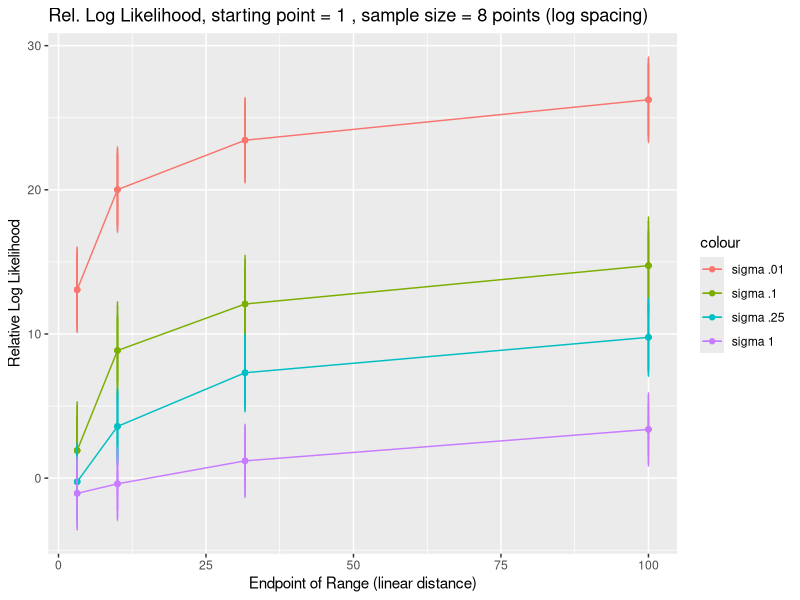

This chart was generated by the following R code:
library(ggplot2)
require(reshape2)

# To generate noisy data, we use a 1D power law model with alpha = 1.5, xbar = 1, mu = .1, and rho = 10
powerfunction <- function(x){(gamma(2.5)/(2*pi))*sin(pi*1.5/2)*x^-2.5}
expfunction <- function(x){exp(-x)/(4*10*.1*1 + 1)}
num_sigma <- 8 # number of distinct noise strengths considered.  We want to see how differences in model log likelihoods vary with the amount of noise
index_to_sigma <- data.frame(1, num_sigma)   # relates integer index to noise in subset of data
num_distance_points <- 5 # number of distinct spatial points in sample
num_point_spreads <- 4   # points are spread evenly across log distances.  
# each increment increases the point spread by half an order of magnitude, 10^.5
starting_point <- 1
# all sets of points start at starting_point
for(i in 1:num_sigma){       # defines index to sigma
if(i == 1){index_to_sigma[1, i] = 0} # dummy entry - this column has distance axis
if(i == 2){index_to_sigma[1, i] = .01}
if(i == 3){index_to_sigma[1, i] = .05}
if(i == 4){index_to_sigma[1, i] = .1}
if(i == 5){index_to_sigma[1, i] = .25}
if(i == 6){index_to_sigma[1, i] = .5}
if(i == 7){index_to_sigma[1, i] = 1}
if(i == 8){index_to_sigma[1, i] = 2.5}
if(i > 8){index_to_sigma[1, i] = 5}
}
#power_law_model_linear_input  <- function(x, xbar, rho, mu) {(gamma(2.5)/(2*pi))*sin(pi*1.5/2)*((x/abs(xbar))^-2.5)/abs(xbar*rho*mu)}
power_law_model_linear_input  <- function(x, xbar, rho, mu, alpha) {(gamma(abs(alpha) + 1)/(2*pi))*sin(pi*abs(alpha)/2)*((x/abs(xbar))^(-abs(alpha) -1))/abs(xbar*rho*mu)}
exponential_model_linear_input  <- function(x, xbar, rho, mu){exp(-x/abs(xbar))/(4*abs(rho*mu*xbar) + 1)}
#power_law_model_log_input  <- function(logx, xbar, rho, mu) {(gamma(2.5)/(2*pi))*sin(pi*1.5/2)*((exp(logx)/abs(xbar))^-2.5)/abs(xbar*rho*mu)}
power_law_model_log_input  <- function(logx, xbar, rho, mu, alpha) {(gamma(abs(alpha) + 1)/(2*pi))*sin(pi*abs(alpha)/2)*((exp(logx)/abs(xbar))^(-abs(alpha) -1))/abs(xbar*rho*mu)}
exponential_model_log_input  <- function(logx, xbar, rho, mu){exp(-exp(logx)/abs(xbar))/(4*abs(rho*mu*xbar) + 1)}
relative_log_likelihood_log_spread_avg <- data.frame(num_point_spreads, num_sigma)
relative_log_likelihood_log_spread_SD <- data.frame(num_point_spreads, num_sigma)
for(i in 1:num_sigma){ for(j in 1:num_point_spreads){relative_log_likelihood_log_spread_avg[j, i] <- 0 }}
# we want to see how the difference in log likelihood between the models varies with the noise in the data and the spread between a fixed number of points.
Num_trials = 100 # We can average over many different random samples to get a sense of expected discrepancy betweeen model fits

someData <- rep(0, num_point_spreads*num_sigma*Num_trials);  
relative_log_likelihood_log_spread_ARRAY <- array(someData, c(num_point_spreads, num_sigma, Num_trials));  



for(Q in 1: Num_trials){
    relative_log_likelihood_log_spread <- data.frame(num_point_spreads, num_sigma)
     for( g in 1:num_point_spreads){ 
       
       relative_log_likelihood_log_spread[g, 1] <- starting_point*exp((g)*.5*log(10))  # this column contains the end point
       power_func_w_noise_log_spread <- data.frame( num_distance_points, num_sigma)
       for(i in 2:num_sigma){ for(j in 1:num_distance_points){
       power_func_w_noise_log_spread[j, 1] <- j # this column just contains log distance
        sigma_var <- index_to_sigma[1,i]
          power_func_w_noise_log_spread[j, i] <- rlnorm(1, meanlog = log(powerfunction(starting_point*exp((g/num_distance_points)*j*.5*log(10)) )) - sigma_var^2/2, sdlog = sigma_var) # this randomly generates noisy data at multiple distances
          }}
    for(i in 2:num_sigma){ 
     dummy_func_power <-  function( xbar, rho, mu, alpha, sigma) {sum((log(power_law_model_log_input( log(starting_point)+(g/num_distance_points)*.5*log(10)*(1:num_distance_points), xbar, rho, mu, alpha)) - (sigma^2/2) -log(power_func_w_noise_log_spread[ 1:num_distance_points, i]))^2/(2*( sigma^2)) + log((2*pi)^.5*abs(sigma)*power_func_w_noise_log_spread[ 1:num_distance_points, i])   ) }
     dummy_func_exponential <-  function( xbar, rho, mu, sigma) {sum((log(exponential_model_log_input( log(starting_point)+(g/num_distance_points)*.5*log(10)*(1:num_distance_points), xbar, rho, mu)) -log(power_func_w_noise_log_spread[ 1:num_distance_points, i]))^2/(2*( sigma^2)) + log((2*pi)^.5*abs(sigma)*power_func_w_noise_log_spread[ 1:num_distance_points, i])   ) }
     dummy_func_power_par <- function(par){ dummy_func_power(par[1], par[2], par[3], par[4],  par[5]) }
     dummy_func_power_par_unconstrained <- function(par) { dummy_func_power(par[1], par[2], par[3], 2/(1 + exp(par[4])), par[5]) }
     # we've reparameterized, replacing alpha with 2*logistic(x).  Now we can do unconstrained optimization
     dummy_func_exponential_par <- function(par){ dummy_func_exponential(par[1], par[2], par[3], par[4]) }
     
     power_log_likelihood_log_spread <- -1*optim(par =c(10, 1, 1, 1, 1), dummy_func_power_par_unconstrained )$value  
     power_AIC_log_spread <-  2*5 -  2*power_log_likelihood_log_spread  
     exponential_log_likelihood_log_spread <- -1*optim(par =c(10, 1, 1, 1), dummy_func_exponential_par )$value
     exponential_AIC_log_spread <-  2*4 -  2*exponential_log_likelihood_log_spread  
     
     relative_log_likelihood_log_spread[g, i] <-  (exponential_AIC_log_spread - power_AIC_log_spread)/2 
      relative_log_likelihood_log_spread_ARRAY[g, i, Q] <- relative_log_likelihood_log_spread[g, i]
      }}

    relative_log_likelihood_log_spread_avg <- relative_log_likelihood_log_spread_avg +  relative_log_likelihood_log_spread/Num_trials
    

}

for( g in 1:num_point_spreads){ for(i in 2:num_sigma){ 
relative_log_likelihood_log_spread_SD[g, 1] <-  starting_point*exp((g)*.5*log(10))
relative_log_likelihood_log_spread_SD[g, i] <- sd(relative_log_likelihood_log_spread_ARRAY[g, i, ])

  }}

names(relative_log_likelihood_log_spread_avg)[1] <- "endpoint"
names(relative_log_likelihood_log_spread_avg)[2] <- "sigma_.01"
names(relative_log_likelihood_log_spread_avg)[3] <- "sigma_.05"
names(relative_log_likelihood_log_spread_avg)[4] <- "sigma_.1"
names(relative_log_likelihood_log_spread_avg)[5] <- "sigma_.25"
names(relative_log_likelihood_log_spread_avg)[6] <- "sigma_.5"
names(relative_log_likelihood_log_spread_avg)[7] <- "sigma_1"
names(relative_log_likelihood_log_spread_avg)[8] <- "sigma_2.5"


names(relative_log_likelihood_log_spread_SD)[1] <- "endpoint"
names(relative_log_likelihood_log_spread_SD)[2] <- "sigma_.01_error"
names(relative_log_likelihood_log_spread_SD)[3] <- "sigma_.05_error"
names(relative_log_likelihood_log_spread_SD)[4] <- "sigma_.1_error"
names(relative_log_likelihood_log_spread_SD)[5] <- "sigma_.25_error"
names(relative_log_likelihood_log_spread_SD)[6] <- "sigma_.5_error"
names(relative_log_likelihood_log_spread_SD)[7] <- "sigma_1_error"
names(relative_log_likelihood_log_spread_SD)[8] <- "sigma_2.5_error"




relative_log_likelihood_log_spread_Total <- merge(relative_log_likelihood_log_spread_avg, relative_log_likelihood_log_spread_SD[, -1 ])

df <- melt(relative_log_likelihood_log_spread_avg,  id.vars = 'endpoint', variable.name = 'sd_log')

#df2 <- melt(relative_log_likelihood_log_spread_upper_CI,  id.vars = 'endpoint', variable.name = 'sd_log')
#df3 <- melt(relative_log_likelihood_log_spread_lower_CI,  id.vars = 'endpoint', variable.name = 'sd_log')
#print(relative_log_likelihood_log_spread_avg)
#print(relative_log_likelihood_log_spread_upper_CI)
#print(relative_log_likelihood_log_spread_lower_CI)
#print(df)
#print(df2)

#print(relative_log_likelihood_log_spread_SD[, -1 ])

string_title <- paste("Rel. Log Likelihood, starting point =", starting_point, ", sample size =", num_sigma, "points (log spacing)")

p <- ggplot() + geom_point(data=relative_log_likelihood_log_spread_Total, aes(x = endpoint, y = sigma_.01, colour = "sigma .01")) + geom_line(data=relative_log_likelihood_log_spread_Total, aes(x = endpoint, y = sigma_.01, colour = "sigma .01"))  +  geom_errorbar(data=relative_log_likelihood_log_spread_Total, aes(x = endpoint, ymin=sigma_.01 - sigma_.01_error, ymax=sigma_.01 + sigma_.01_error, colour = "sigma .01"), width=.1)+
 #geom_point(data=relative_log_likelihood_log_spread_Total, aes(x = endpoint, y = sigma_.05, colour = "sigma .05")) + geom_line(data=relative_log_likelihood_log_spread_Total, aes(x = endpoint, y = sigma_.05, colour = "sigma .05"))  +  geom_errorbar(data=relative_log_likelihood_log_spread_Total, aes(x = endpoint, ymin=sigma_.05 - sigma_.05_error, ymax=sigma_.05 + sigma_.05_error, colour = "sigma .05"), width=.1) +
geom_point(data=relative_log_likelihood_log_spread_Total, aes(x = endpoint, y = sigma_.1, colour = "sigma .1")) + geom_line(data=relative_log_likelihood_log_spread_Total, aes(x = endpoint, y = sigma_.1, colour = "sigma .1"))  +  geom_errorbar(data=relative_log_likelihood_log_spread_Total, aes(x = endpoint, ymin=sigma_.1 - sigma_.1_error, ymax=sigma_.1 + sigma_.1_error, colour = "sigma .1"), width=.1) +
geom_point(data=relative_log_likelihood_log_spread_Total, aes(x = endpoint, y = sigma_.25, colour = "sigma .25")) + geom_line(data=relative_log_likelihood_log_spread_Total, aes(x = endpoint, y = sigma_.25, colour = "sigma .25"))  +  geom_errorbar(data=relative_log_likelihood_log_spread_Total, aes(x = endpoint, ymin=sigma_.25 - sigma_.25_error, ymax=sigma_.25 + sigma_.25_error, colour = "sigma .25"), width=.1) +
#geom_point(data=relative_log_likelihood_log_spread_Total, aes(x = endpoint, y = sigma_.5, colour = "sigma .5")) + geom_line(data=relative_log_likelihood_log_spread_Total, aes(x = endpoint, y = sigma_.5, colour = "sigma .5"))  +  geom_errorbar(data=relative_log_likelihood_log_spread_Total, aes(x = endpoint, ymin=sigma_.5 - sigma_.5_error, ymax=sigma_.5 + sigma_.5_error, colour = "sigma .5"), width=.1) + 
geom_point(data=relative_log_likelihood_log_spread_Total, aes(x = endpoint, y = sigma_1, colour = "sigma 1")) + geom_line(data=relative_log_likelihood_log_spread_Total, aes(x = endpoint, y = sigma_1, colour = "sigma 1"))  +  geom_errorbar(data=relative_log_likelihood_log_spread_Total, aes(x = endpoint, ymin=sigma_1 - sigma_1_error, ymax=sigma_1 + sigma_1_error, colour = "sigma 1"), width=.1) +
 labs(x = "Endpoint of Range (linear distance)") + labs(y = "Relative Log Likelihood") + labs(title = string_title)
print(p)


#ggplot(df, aes(endpoint,value)) + geom_line(aes(colour = sd_log)) + geom_point(aes(colour = sd_log)) + labs(x = "Endpoint of Range (linear distance)") + labs(y = "Relative Log Likelihood") + labs(title = string_title)
#print(colnames(relative_log_likelihood_log_spread_avg))
#extend array to more values of noise and distance, add linear spread array in addition to log spread array
#plot(as.vector(relative_log_likelihood_log_spread_avg[, 6]))
#add error bars for noise in the log likelihod for a given sample?
   